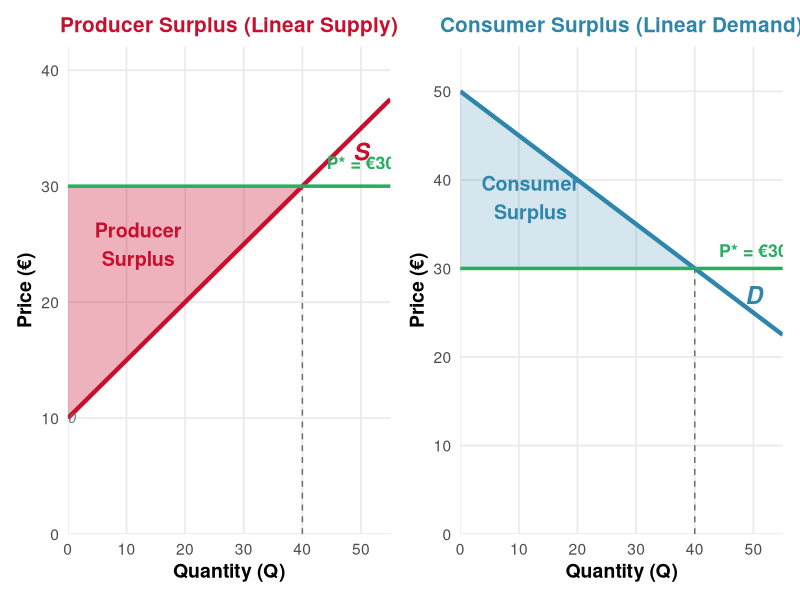
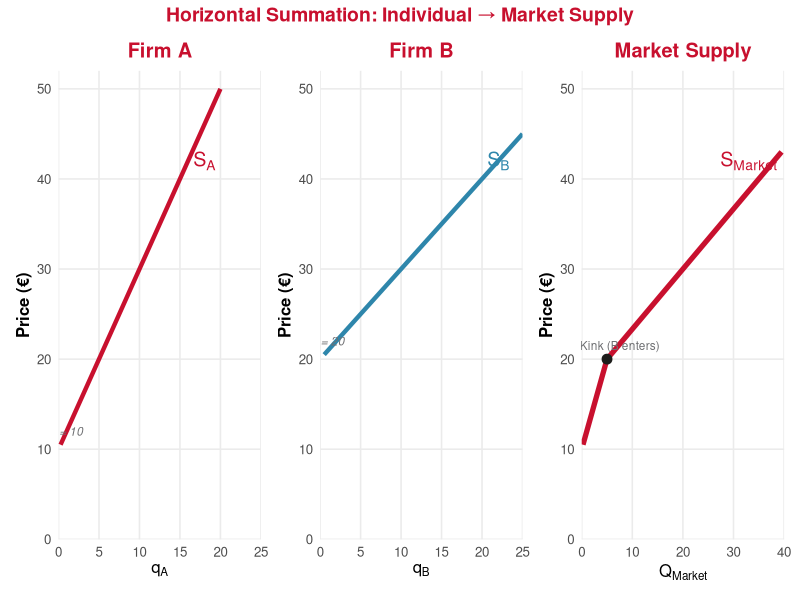
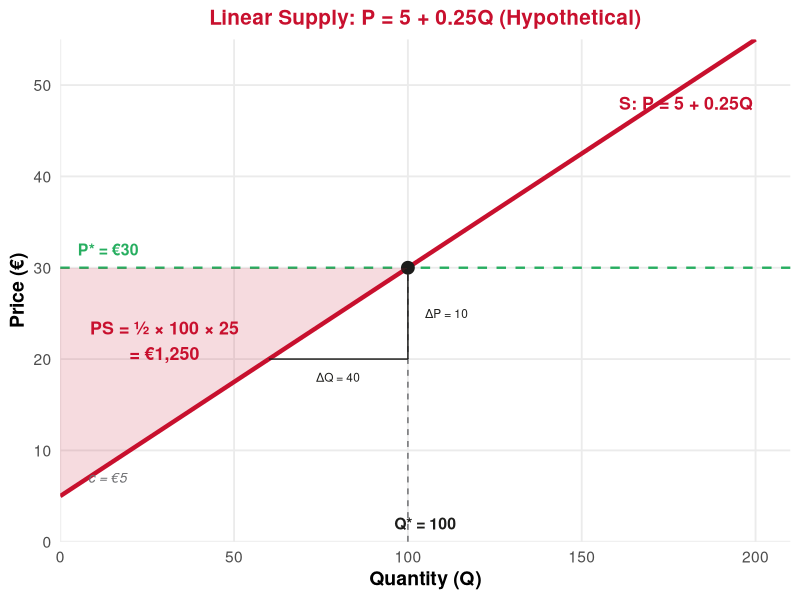
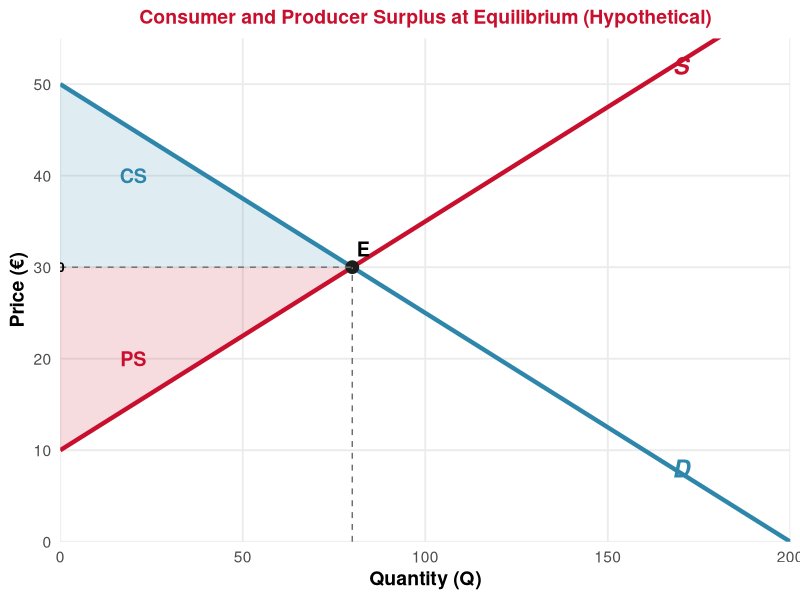

These figures' R source, in order:
## ---- chunk 1
#| echo: false
#| message: false
#| warning: false

library(ggplot2)
library(dplyr)
library(tidyverse)
library(patchwork)

# Define UE brand colors
ue_red <- "#C8102E"
ue_black <- "#1D1D1B"
ue_gray <- "#6D6E71"
ue_white <- "#FFFFFF"
ue_blue <- "#2E86AB"
ue_green <- "#27ae60"
ue_orange <- "#E67E22"
## ---- chunk 2
#| echo: false
#| warning: false
#| fig-width: 12
#| fig-height: 5
#| fig-align: center

# Linear supply: P = 10 + 0.5Q => Q = 2P - 20
# At P = 30: Q = 40
P_star <- 30
Q_star <- 40

df_supply <- data.frame(Q = seq(0, 55, by = 0.5)) %>%
  mutate(P = 10 + 0.5 * Q)

p1 <- ggplot() +
  # PS triangle
  geom_polygon(data = data.frame(
    x = c(0, Q_star, Q_star, 0),
    y = c(10, P_star, P_star, P_star)),
    aes(x = x, y = y), fill = ue_red, alpha = 0.15) +
  geom_polygon(data = data.frame(
    x = c(0, Q_star, 0),
    y = c(10, P_star, P_star)),
    aes(x = x, y = y), fill = ue_red, alpha = 0.2) +
  # Supply curve
  geom_line(data = df_supply, aes(x = Q, y = P),
            color = ue_red, linewidth = 1.5) +
  # Price line
  geom_hline(yintercept = P_star, color = ue_green, linewidth = 1.2) +
  # Dashed lines
  geom_segment(aes(x = Q_star, y = 0, xend = Q_star, yend = P_star),
               linetype = "dashed", color = ue_gray) +
  # Labels
  annotate("text", x = 12, y = 25, label = "Producer\nSurplus",
           color = ue_red, fontface = "bold", size = 5) +
  annotate("text", x = 50, y = P_star + 2, label = "P* = €30",
           color = ue_green, fontface = "bold", size = 4.5) +
  annotate("text", x = 50, y = 33, label = "S", color = ue_red,
           fontface = "bold.italic", size = 6) +
  annotate("text", x = Q_star, y = -1.5, label = "Q* = 40",
           fontface = "bold", size = 4) +
  annotate("text", x = -2, y = 10, label = "c = 10",
           color = ue_gray, fontface = "italic", size = 3.5) +
  coord_cartesian(ylim = c(0, 42), xlim = c(0, 55)) +
  scale_x_continuous(expand = c(0, 0)) +
  scale_y_continuous(expand = c(0, 0)) +
  labs(x = "Quantity (Q)", y = "Price (€)",
       title = "Producer Surplus (Linear Supply)") +
  theme_minimal(base_size = 14) +
  theme(
    plot.title = element_text(color = ue_red, face = "bold", hjust = 0.5, size = 15),
    axis.title = element_text(face = "bold"),
    panel.grid.minor = element_blank()
  )

# Side by side with CS for comparison
df_demand <- data.frame(Q = seq(0, 55, by = 0.5)) %>%
  mutate(P = 50 - 0.5 * Q)

p2 <- ggplot() +
  # CS triangle
  geom_polygon(data = data.frame(
    x = c(0, Q_star, 0),
    y = c(50, P_star, P_star)),
    aes(x = x, y = y), fill = ue_blue, alpha = 0.2) +
  # Demand curve
  geom_line(data = df_demand %>% filter(P >= 0), aes(x = Q, y = P),
            color = ue_blue, linewidth = 1.5) +
  # Price line
  geom_hline(yintercept = P_star, color = ue_green, linewidth = 1.2) +
  # Dashed lines
  geom_segment(aes(x = Q_star, y = 0, xend = Q_star, yend = P_star),
               linetype = "dashed", color = ue_gray) +
  # Labels
  annotate("text", x = 12, y = 38, label = "Consumer\nSurplus",
           color = ue_blue, fontface = "bold", size = 5) +
  annotate("text", x = 50, y = P_star + 2, label = "P* = €30",
           color = ue_green, fontface = "bold", size = 4.5) +
  annotate("text", x = 50, y = 27, label = "D", color = ue_blue,
           fontface = "bold.italic", size = 6) +
  annotate("text", x = Q_star, y = -1.5, label = "Q* = 40",
           fontface = "bold", size = 4) +
  coord_cartesian(ylim = c(0, 55), xlim = c(0, 55)) +
  scale_x_continuous(expand = c(0, 0)) +
  scale_y_continuous(expand = c(0, 0)) +
  labs(x = "Quantity (Q)", y = "Price (€)",
       title = "Consumer Surplus (Linear Demand)") +
  theme_minimal(base_size = 14) +
  theme(
    plot.title = element_text(color = ue_blue, face = "bold", hjust = 0.5, size = 15),
    axis.title = element_text(face = "bold"),
    panel.grid.minor = element_blank()
  )

p1 + p2
## ---- chunk 3
#| echo: false
#| warning: false
#| fig-width: 14
#| fig-height: 4.5
#| fig-align: center

# Firm A: S_A: P = 10 + 2*q_A => q_A = (P-10)/2 for P >= 10
# Firm B: S_B: P = 20 + q_B => q_B = P - 20 for P >= 20

Q_a <- function(P) ifelse(P >= 10, (P - 10) / 2, 0)
Q_b <- function(P) ifelse(P >= 20, P - 20, 0)
Q_mkt <- function(P) Q_a(P) + Q_b(P)

P_seq <- seq(0, 50, by = 0.5)

df_a <- data.frame(P = P_seq, Q = Q_a(P_seq)) %>% filter(Q >= 0)
df_b <- data.frame(P = P_seq, Q = Q_b(P_seq)) %>% filter(Q >= 0)
df_mkt <- data.frame(P = P_seq, Q = Q_mkt(P_seq)) %>% filter(Q >= 0)

# Firm A
p_a <- ggplot(df_a %>% filter(Q > 0), aes(x = Q, y = P)) +
  geom_line(color = ue_red, linewidth = 1.5) +
  scale_x_continuous(limits = c(0, 25), expand = c(0, 0)) +
  scale_y_continuous(limits = c(0, 52), expand = c(0, 0),
                     breaks = seq(0, 50, 10)) +
  labs(x = expression(q[A]), y = "Price (€)", title = "Firm A") +
  annotate("text", x = 18, y = 42, label = expression(S[A]),
           color = ue_red, fontface = "bold.italic", size = 5) +
  annotate("text", x = 1, y = 12, label = "c = 10",
           color = ue_gray, fontface = "italic", size = 3) +
  theme_minimal(base_size = 12) +
  theme(plot.title = element_text(color = ue_red, face = "bold", hjust = 0.5),
        axis.title = element_text(face = "bold"),
        panel.grid.minor = element_blank())

# Firm B
p_b <- ggplot(df_b %>% filter(Q > 0), aes(x = Q, y = P)) +
  geom_line(color = ue_blue, linewidth = 1.5) +
  scale_x_continuous(limits = c(0, 25), expand = c(0, 0)) +
  scale_y_continuous(limits = c(0, 52), expand = c(0, 0),
                     breaks = seq(0, 50, 10)) +
  labs(x = expression(q[B]), y = "Price (€)", title = "Firm B") +
  annotate("text", x = 22, y = 42, label = expression(S[B]),
           color = ue_blue, fontface = "bold.italic", size = 5) +
  annotate("text", x = 1, y = 22, label = "c = 20",
           color = ue_gray, fontface = "italic", size = 3) +
  theme_minimal(base_size = 12) +
  theme(plot.title = element_text(color = ue_red, face = "bold", hjust = 0.5),
        axis.title = element_text(face = "bold"),
        panel.grid.minor = element_blank())

# Market Supply
p_mkt <- ggplot(df_mkt %>% filter(Q > 0), aes(x = Q, y = P)) +
  geom_line(color = ue_red, linewidth = 1.8) +
  # Mark the kink
  geom_point(data = data.frame(Q = Q_mkt(20), P = 20),
             aes(x = Q, y = P), size = 3, color = ue_black) +
  annotate("text", x = Q_mkt(20) + 2.5, y = 21.5,
           label = "Kink (B enters)", size = 3, color = ue_gray) +
  scale_x_continuous(limits = c(0, 40), expand = c(0, 0)) +
  scale_y_continuous(limits = c(0, 52), expand = c(0, 0),
                     breaks = seq(0, 50, 10)) +
  labs(x = expression(Q[Market]), y = "Price (€)", title = "Market Supply") +
  annotate("text", x = 33, y = 42, label = expression(S[Market]),
           color = ue_red, fontface = "bold.italic", size = 5) +
  theme_minimal(base_size = 12) +
  theme(plot.title = element_text(color = ue_red, face = "bold", hjust = 0.5),
        axis.title = element_text(face = "bold"),
        panel.grid.minor = element_blank())

p_a + p_b + p_mkt +
  plot_annotation(title = "Horizontal Summation: Individual → Market Supply",
                  theme = theme(plot.title = element_text(color = ue_red,
                                face = "bold", hjust = 0.5, size = 14)))
## ---- chunk 4
#| echo: false
#| warning: false
#| fig-width: 10
#| fig-height: 5
#| fig-align: center

# Supply: P = 5 + 0.25*Q
c_val <- 5
d_val <- 0.25
df_s <- data.frame(Q = seq(0, 200, by = 1)) %>%
  mutate(P = c_val + d_val * Q)

P_ex <- 30
Q_ex <- (P_ex - c_val) / d_val  # = 100

ggplot() +
  geom_line(data = df_s, aes(x = Q, y = P),
            color = ue_red, linewidth = 1.5) +
  # Price and quantity
  geom_hline(yintercept = P_ex, linetype = "dashed", color = ue_green, linewidth = 0.8) +
  geom_segment(aes(x = Q_ex, y = 0, xend = Q_ex, yend = P_ex),
               linetype = "dashed", color = ue_gray) +
  geom_point(aes(x = Q_ex, y = P_ex), size = 4, color = ue_black) +
  # PS triangle
  geom_polygon(data = data.frame(
    x = c(0, Q_ex, 0),
    y = c(c_val, P_ex, P_ex)),
    aes(x = x, y = y), fill = ue_red, alpha = 0.15) +
  # Annotations
  annotate("text", x = 30, y = 22, label = "PS = ½ × 100 × 25\n= €1,250",
           color = ue_red, fontface = "bold", size = 4.5) +
  annotate("text", x = 180, y = 48, label = "S: P = 5 + 0.25Q",
           color = ue_red, fontface = "bold", size = 4.5) +
  annotate("text", x = Q_ex + 5, y = 2, label = "Q* = 100",
           fontface = "bold", size = 4, color = ue_black) +
  annotate("text", x = 5, y = P_ex + 2, label = "P* = €30",
           color = ue_green, fontface = "bold", size = 4, hjust = 0) +
  # Intercept label
  annotate("text", x = 8, y = c_val + 2, label = "c = €5",
           color = ue_gray, fontface = "italic", size = 3.5, hjust = 0) +
  # Slope annotation
  annotate("segment", x = 60, y = 5 + 0.25*60, xend = 100, yend = 5 + 0.25*60,
           color = ue_black, linewidth = 0.5) +
  annotate("segment", x = 100, y = 5 + 0.25*60, xend = 100, yend = 5 + 0.25*100,
           color = ue_black, linewidth = 0.5) +
  annotate("text", x = 80, y = 5 + 0.25*60 - 2, label = "ΔQ = 40",
           size = 3, color = ue_black) +
  annotate("text", x = 105, y = (5 + 0.25*60 + 5 + 0.25*100)/2,
           label = "ΔP = 10", size = 3, color = ue_black, hjust = 0) +
  coord_cartesian(ylim = c(0, 55), xlim = c(0, 210)) +
  scale_x_continuous(expand = c(0, 0)) +
  scale_y_continuous(expand = c(0, 0)) +
  labs(x = "Quantity (Q)", y = "Price (€)",
       title = "Linear Supply: P = 5 + 0.25Q (Hypothetical)") +
  theme_minimal(base_size = 14) +
  theme(
    plot.title = element_text(color = ue_red, face = "bold", hjust = 0.5, size = 15),
    axis.title = element_text(face = "bold"),
    panel.grid.minor = element_blank()
  )
## ---- chunk 5
#| echo: false
#| warning: false
#| fig-width: 10
#| fig-height: 5
#| fig-align: center

# Demand: P = 50 - 0.25Q and Supply: P = 10 + 0.25Q
# Equilibrium: 50 - 0.25Q = 10 + 0.25Q => 40 = 0.5Q => Q* = 80, P* = 30
Q_eq <- 80
P_eq <- 30

df_d <- data.frame(Q = seq(0, 200, by = 1)) %>% mutate(P = 50 - 0.25 * Q)
df_s2 <- data.frame(Q = seq(0, 200, by = 1)) %>% mutate(P = 10 + 0.25 * Q)

ggplot() +
  # CS triangle
  geom_polygon(data = data.frame(x = c(0, Q_eq, 0), y = c(50, P_eq, P_eq)),
               aes(x = x, y = y), fill = ue_blue, alpha = 0.15) +
  # PS triangle
  geom_polygon(data = data.frame(x = c(0, Q_eq, 0), y = c(10, P_eq, P_eq)),
               aes(x = x, y = y), fill = ue_red, alpha = 0.15) +
  # Curves
  geom_line(data = df_d %>% filter(P >= 0), aes(x = Q, y = P),
            color = ue_blue, linewidth = 1.5) +
  geom_line(data = df_s2, aes(x = Q, y = P),
            color = ue_red, linewidth = 1.5) +
  # Equilibrium
  geom_point(aes(x = Q_eq, y = P_eq), size = 4, color = ue_black) +
  geom_segment(aes(x = Q_eq, y = 0, xend = Q_eq, yend = P_eq),
               linetype = "dashed", color = ue_gray) +
  geom_segment(aes(x = 0, y = P_eq, xend = Q_eq, yend = P_eq),
               linetype = "dashed", color = ue_gray) +
  # Labels
  annotate("text", x = 20, y = 40, label = "CS", color = ue_blue,
           fontface = "bold", size = 5) +
  annotate("text", x = 20, y = 20, label = "PS", color = ue_red,
           fontface = "bold", size = 5) +
  annotate("text", x = 170, y = 8, label = "D", color = ue_blue,
           fontface = "bold.italic", size = 6) +
  annotate("text", x = 170, y = 52, label = "S", color = ue_red,
           fontface = "bold.italic", size = 6) +
  annotate("text", x = Q_eq + 3, y = P_eq + 2, label = "E",
           fontface = "bold", size = 5) +
  annotate("text", x = Q_eq, y = -2, label = "Q* = 80",
           fontface = "bold", size = 3.5) +
  annotate("text", x = -5, y = P_eq, label = "P* = 30",
           fontface = "bold", size = 3.5) +
  coord_cartesian(ylim = c(0, 55), xlim = c(0, 200)) +
  scale_x_continuous(expand = c(0, 0)) +
  scale_y_continuous(expand = c(0, 0)) +
  labs(x = "Quantity (Q)", y = "Price (€)",
       title = "Consumer and Producer Surplus at Equilibrium (Hypothetical)") +
  theme_minimal(base_size = 14) +
  theme(
    plot.title = element_text(color = ue_red, face = "bold", hjust = 0.5, size = 14),
    axis.title = element_text(face = "bold"),
    panel.grid.minor = element_blank()
  )
